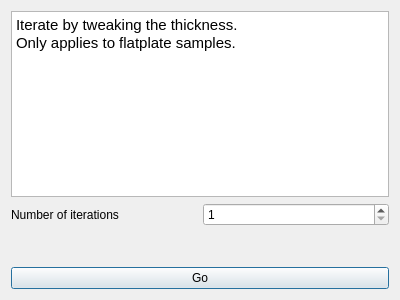
<?xml version="1.0" encoding="UTF-8"?>
<ui version="4.0">
 <class>Dialog</class>
 <widget class="QDialog" name="Dialog">
  <property name="geometry">
   <rect>
    <x>0</x>
    <y>0</y>
    <width>400</width>
    <height>300</height>
   </rect>
  </property>
  <property name="windowTitle">
   <string>Iterate by Thickness</string>
  </property>
  <layout class="QVBoxLayout" name="verticalLayout">
   <item>
    <widget class="QTextBrowser" name="textBrowser_5">
     <property name="html">
      <string>&lt;!DOCTYPE HTML PUBLIC &quot;-//W3C//DTD HTML 4.0//EN&quot; &quot;http://www.w3.org/TR/REC-html40/strict.dtd&quot;&gt;
&lt;html&gt;&lt;head&gt;&lt;meta name=&quot;qrichtext&quot; content=&quot;1&quot; /&gt;&lt;style type=&quot;text/css&quot;&gt;
p, li { white-space: pre-wrap; }
&lt;/style&gt;&lt;/head&gt;&lt;body style=&quot; font-family:'.AppleSystemUIFont'; font-size:13pt; font-weight:400; font-style:normal;&quot;&gt;
&lt;p style=&quot; margin-top:0px; margin-bottom:0px; margin-left:0px; margin-right:0px; -qt-block-indent:0; text-indent:0px;&quot;&gt;&lt;span style=&quot; font-family:'Ubuntu'; font-size:11pt;&quot;&gt;Iterate by tweaking the thickness.&lt;/span&gt;&lt;/p&gt;
&lt;p style=&quot; margin-top:0px; margin-bottom:0px; margin-left:0px; margin-right:0px; -qt-block-indent:0; text-indent:0px;&quot;&gt;&lt;span style=&quot; font-family:'Ubuntu'; font-size:11pt;&quot;&gt;Only applies to flatplate samples.&lt;/span&gt;&lt;/p&gt;&lt;/body&gt;&lt;/html&gt;</string>
     </property>
    </widget>
   </item>
   <item>
    <layout class="QHBoxLayout" name="horizontalLayout_8">
     <item>
      <widget class="QLabel" name="label">
       <property name="text">
        <string>Number of iterations</string>
       </property>
      </widget>
     </item>
     <item>
      <widget class="QSpinBox" name="numberIterationsSpinBox">
       <property name="minimum">
        <number>1</number>
       </property>
      </widget>
     </item>
    </layout>
   </item>
   <item>
    <spacer name="verticalSpacer">
     <property name="orientation">
      <enum>Qt::Vertical</enum>
     </property>
     <property name="sizeHint" stdset="0">
      <size>
       <width>20</width>
       <height>40</height>
      </size>
     </property>
    </spacer>
   </item>
   <item>
    <widget class="QPushButton" name="iterateButton">
     <property name="text">
      <string>Go</string>
     </property>
    </widget>
   </item>
  </layout>
 </widget>
 <resources/>
 <connections/>
</ui>
